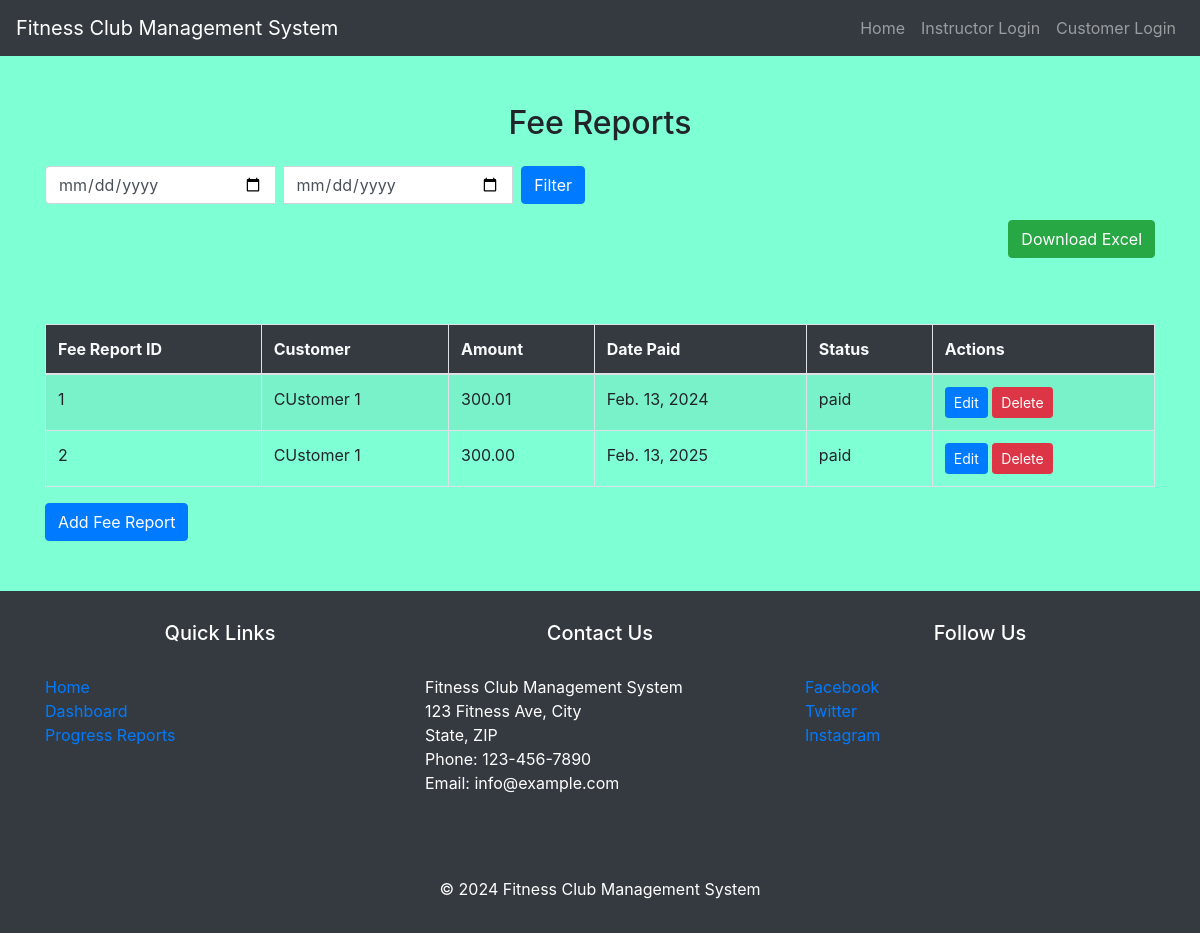
The app's page /fee-reports/ with its own data.
### myapp/models.py (models this page shows, shortened)
class FeeReport(models.Model):
    fee_report_id = models.AutoField(primary_key=True)
    customer = models.ForeignKey('Customer', on_delete=models.CASCADE)
    amount = models.DecimalField(max_digits=10, decimal_places=2, validators=[MinValueValidator(0)])
    date_paid = models.DateField()
    STATUS_CHOICES = [
        ('paid', 'Paid'),
        ('unpaid', 'Unpaid')
    ]
    status = models.CharField(max_length=10, choices=STATUS_CHOICES)

class Customer(models.Model):
    customer_id = models.AutoField(primary_key=True)
    username = models.CharField(max_length=150, unique=True)
    email = models.EmailField(max_length=150, unique=True, default='example@example.com')
    password = models.CharField(max_length=128)
    name = models.CharField(max_length=100)
    age = models.IntegerField()
    GENDER_CHOICES = [
        ('M', 'Male'),
        ('F', 'Female'),
        ('O', 'Other')
    ]
    gender = models.CharField(max_length=1, choices=GENDER_CHOICES)
    height = models.FloatField()
    weight = models.FloatField()
    waist_measurement = models.FloatField()
    BMI = models.FloatField()
    goal = models.CharField(max_length=100)
    workout_plan = models.ForeignKey(WorkoutPlan, on_delete=models.SET_NULL, null=True)
    registration_date = models.DateField(auto_now_add=True)
    def __str__(self):
        return self.name

### myapp/views.py (the view, shortened to what this page needs)
# urls.py: path('fee-reports/', views.fee_reports, name='fee_report_list'),
def fee_reports(request):
    form = FeeReportFilterForm(request.GET)
    fee_reports = FeeReport.objects.all()
    if form.is_valid():
        start_date = form.cleaned_data.get('start_date')
        end_date = form.cleaned_data.get('end_date')
        if start_date:
            fee_reports = fee_reports.filter(date_paid__gte=start_date)
        if end_date:
            fee_reports = fee_reports.filter(date_paid__lte=end_date)
    return render(request, 'fee_report_list.html', {'form': form, 'fee_reports': fee_reports})

### myapp/forms.py
class FeeReportFilterForm(forms.Form):
    start_date = forms.DateField(label='Start Date', required=False, widget=forms.DateInput(attrs={'type': 'date', 'class': 'form-control mr-2'}))
    end_date = forms.DateField(label='End Date', required=False, widget=forms.DateInput(attrs={'type': 'date', 'class': 'form-control mr-2'}))

### myapp/templates/fee_report_list.html (shortened to what this page needs)
{% extends 'base.html' %}
{% block content %}
    <div class="container mt-5">
        <h2 class="mb-4">Fee Reports</h2>
        <div class="row mb-3">
            <div class="col-md-6">
                <form method="GET" class="mb-3">
                    <div class="input-group mr-2">
                        {{ form.start_date }}
                        {{ form.end_date }}
                        <button type="submit" class="btn btn-primary">Filter</button>
                    </div>
                </form>
            </div>
            <div class="container">
                <a href="?download_excel" class="btn btn-success float-right">Download Excel</a>
            </div>
        </div>
        <div class="table-responsive">
            <table class="table table-striped table-bordered">
                <thead class="bg-dark text-light">
                    <tr>
                        <th>Fee Report ID</th>
                        <th>Customer</th>
                        <th>Amount</th>
                        <th>Date Paid</th>
                        <th>Status</th>
                        <th>Actions</th>
                    </tr>
                </thead>
                <tbody>
                    {% for fee_report in fee_reports %}
                        <tr>
                            <td>{{ fee_report.fee_report_id }}</td>
                            <td>{{ fee_report.customer }}</td>
                            <td>{{ fee_report.amount }}</td>
                            <td>{{ fee_report.date_paid }}</td>
                            <td>{{ fee_report.status }}</td>
                            <td>
                                <a href="{% url 'edit_fee_report' fee_report.pk %}" class="btn btn-sm btn-primary">Edit</a>
                                <a href="{% url 'delete_fee_report' fee_report.pk %}" class="btn btn-sm btn-danger">Delete</a>
                            </td>
                        </tr>
                    {% empty %}
                        <tr>
                            <td colspan="6">No fee reports available.</td>
                        </tr>
                    {% endfor %}
                </tbody>
            </table>
        </div>
        <a href="{% url 'add_fee_report' %}" class="btn btn-primary">Add Fee Report</a>
    </div>
{% endblock %}

### records on screen
FeeReport: fee_report_id "1", customer "CUstomer 1", amount "300.01", date_paid "Feb. 13, 2024", status "paid"
FeeReport: fee_report_id "2", customer "CUstomer 1", amount "300.00", date_paid "Feb. 13, 2025", status "paid"
